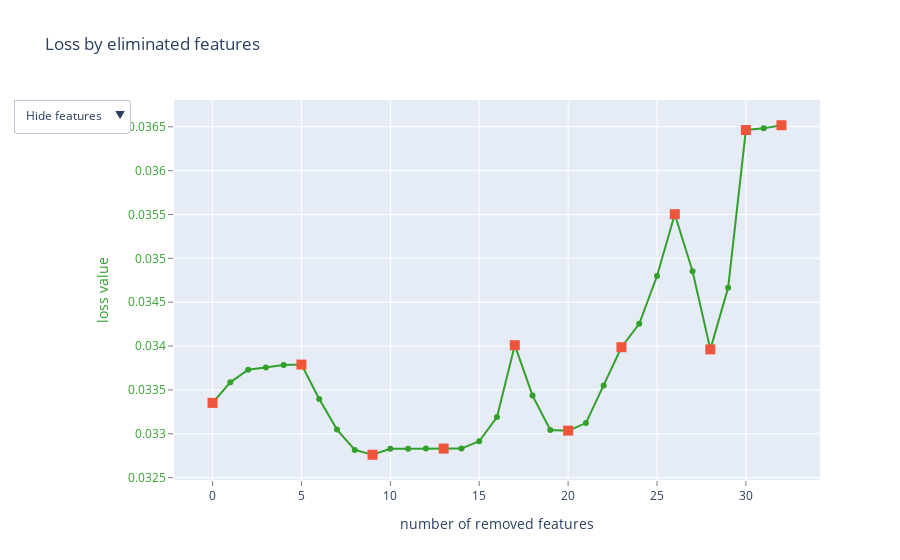

Source (notebook cell):
### Code cell
shap_summary = select_features(
    algorithm = EFeaturesSelectionAlgorithm.RecursiveByShapValues,
    steps=10
)

### Figure 1 — Plotly figure (JSON) as saved in the notebook; plotly's stock layout.template omitted (floating-point values rounded to 4 significant figures)
{"data": [{"line": {"color": "rgb(51,160,44)"}, "mode": "lines+markers", "name": "", "text": ["", "AbnormalExtFormActionR", "NumQueryComponents", "ImagesOnlyInForm", "MissingTitle", "DomainInPaths", "UrlLengthRT", "HostnameLength", "AbnormalFormAction", "NumPercent", "NumAmpersand", "DomainInSubdomains", "AtSymbol", "PopUpWindow", "HttpsInHostname", "NumHash", "FakeLinkInStatusBar", "DoubleSlashInPath", "SubdomainLevel", "UrlLength", "TildeSymbol", "IpAddress", "RightClickDisabled", "EmbeddedBrandName", "SubdomainLevelRT", "RandomString", "NumUnderscore", "ExtFormAction", "PctExtResourceUrlsRT", "IframeOrFrame", "RelativeFormAction", "NumNumericChars", "NumDashInHostname"], "type": "scatter", "x": [0, 1, 2, 3, 4, 5, 6, 7, 8, 9, 10, 11, 12, 13, 14, 15, 16, 17, 18, 19, 20, 21, 22, 23, 24, 25, 26, 27, 28, 29, 30, 31, 32], "y": [0.03335, 0.03359, 0.03373, 0.03376, 0.03378, 0.03379, 0.0334, 0.03305, 0.03282, 0.03276, 0.03283, 0.03283, 0.03283, 0.03283, 0.03283, 0.03291, 0.03319, 0.03401, 0.03343, 0.03304, 0.03304, 0.03312, 0.03355, 0.03399, 0.03425, 0.0348, 0.0355, 0.03485, 0.03396, 0.03466, 0.03646, 0.03648, 0.03652]}, {"marker": {"size": 10, "symbol": "square"}, "mode": "markers", "name": "", "text": ["", "DomainInPaths", "NumPercent", "PopUpWindow", "DoubleSlashInPath", "TildeSymbol", "EmbeddedBrandName", "NumUnderscore", "PctExtResourceUrlsRT", "RelativeFormAction", "NumDashInHostname"], "type": "scatter", "x": [0, 5, 9, 13, 17, 20, 23, 26, 28, 30, 32], "y": [0.03335, 0.03379, 0.03276, 0.03283, 0.03401, 0.03304, 0.03399, 0.0355, 0.03396, 0.03646, 0.03652]}, {"mode": "text", "name": "", "text": ["", "45", "10", "41", "40", "18", "43", "20", "32", "9", "11", "17", "6", "37", "19", "12", "35", "23", "1", "3", "7", "16", "36", "25", "42", "15", "8", "31", "44", "39", "30", "13", "5"], "textfont": {"color": "rgb(51,160,44)", "family": "sans serif", "size": 18}, "textposition": "bottom center", "type": "scatter", "visible": false, "x": [0, 1, 2, 3, 4, 5, 6, 7, 8, 9, 10, 11, 12, 13, 14, 15, 16, 17, 18, 19, 20, 21, 22, 23, 24, 25, 26, 27, 28, 29, 30, 31, 32], "y": [0.03335, 0.03359, 0.03373, 0.03376, 0.03378, 0.03379, 0.0334, 0.03305, 0.03282, 0.03276, 0.03283, 0.03283, 0.03283, 0.03283, 0.03283, 0.03291, 0.03319, 0.03401, 0.03343, 0.03304, 0.03304, 0.03312, 0.03355, 0.03399, 0.03425, 0.0348, 0.0355, 0.03485, 0.03396, 0.03466, 0.03646, 0.03648, 0.03652]}, {"mode": "text", "name": "", "text": ["", "AbnormalExtFormActionR", "NumQueryComponents", "ImagesOnlyInForm", "MissingTitle", "DomainInPaths", "UrlLengthRT", "HostnameLength", "AbnormalFormAction", "NumPercent", "NumAmpersand", "DomainInSubdomains", "AtSymbol", "PopUpWindow", "HttpsInHostname", "NumHash", "FakeLinkInStatusBar", "DoubleSlashInPath", "SubdomainLevel", "UrlLength", "TildeSymbol", "IpAddress", "RightClickDisabled", "EmbeddedBrandName", "SubdomainLevelRT", "RandomString", "NumUnderscore", "ExtFormAction", "PctExtResourceUrlsRT", "IframeOrFrame", "RelativeFormAction", "NumNumericChars", "NumDashInHostname"], "textfont": {"color": "rgb(51,160,44)", "family": "sans serif", "size": 18}, "textposition": "bottom center", "type": "scatter", "visible": false, "x": [0, 1, 2, 3, 4, 5, 6, 7, 8, 9, 10, 11, 12, 13, 14, 15, 16, 17, 18, 19, 20, 21, 22, 23, 24, 25, 26, 27, 28, 29, 30, 31, 32], "y": [0.03335, 0.03359, 0.03373, 0.03376, 0.03378, 0.03379, 0.0334, 0.03305, 0.03282, 0.03276, 0.03283, 0.03283, 0.03283, 0.03283, 0.03283, 0.03291, 0.03319, 0.03401, 0.03343, 0.03304, 0.03304, 0.03312, 0.03355, 0.03399, 0.03425, 0.0348, 0.0355, 0.03485, 0.03396, 0.03466, 0.03646, 0.03648, 0.03652]}], "layout": {"showlegend": false, "title": {"text": "Loss by eliminated features"}, "updatemenus": [{"active": 0, "buttons": [{"args": [{"visible": [true, true, false, false]}], "label": "Hide features", "method": "update"}, {"args": [{"visible": [true, true, true, false]}], "label": "Show indices", "method": "update"}, {"args": [{"visible": [true, true, false, true]}], "label": "Show names", "method": "update"}], "pad": {"r": 10, "t": 10}, "showactive": true, "x": -0.25, "xanchor": "left", "y": 1.03, "yanchor": "top"}], "xaxis": {"gridcolor": "rgb(255,255,255)", "showgrid": true, "showline": false, "showticklabels": true, "tickcolor": "rgb(127,127,127)", "ticks": "outside", "title": {"text": "number of removed features"}, "zeroline": false}, "yaxis": {"gridcolor": "rgb(255,255,255)", "showgrid": true, "showline": false, "showticklabels": true, "tickcolor": "rgb(127,127,127)", "tickfont": {"color": "rgb(51,160,44)"}, "ticks": "outside", "title": {"font": {"color": "rgb(51,160,44)"}, "text": "loss value"}, "zeroline": false}}}
